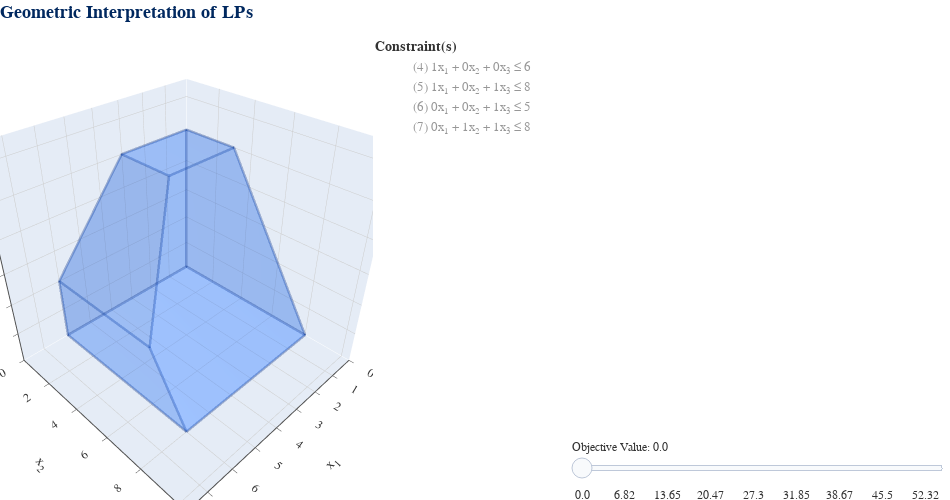

Notebook source saved alongside this figure:
### Markdown cell above
Now, let's look at a 3 dimensional LP!

### Code cell
lp = ex.ALL_INTEGER_3D_LP # get LP example
lp_visual(lp).show() # visualize it

### Figure 1 — Plotly figure (JSON) as saved in the notebook; plotly's stock layout.template omitted (floating-point values rounded to 4 significant figures)
{"data": [{"hoverinfo": "skip", "marker": {"color": "white", "opacity": 1e-07, "size": 0}, "mode": "markers", "showlegend": false, "type": "scatter3d", "x": [7.8], "y": [10.4], "z": [6.5]}, {"hoverinfo": "none", "line": {"color": "#173D90", "width": 5}, "mode": "lines", "opacity": 0.2, "showlegend": false, "surfaceaxis": 0, "surfacecolor": "#1469FE", "type": "scatter3d", "visible": true, "x": [6, 6, 6, 6, 6], "y": [8, 0, 0, 6, 8], "z": [0, 0, 2, 2, 0]}, {"hoverinfo": "none", "line": {"color": "#173D90", "width": 5}, "mode": "lines", "opacity": 0.2, "showlegend": false, "surfaceaxis": 2, "surfacecolor": "#1469FE", "type": "scatter3d", "visible": true, "x": [3, 6, 6, 3, 3], "y": [3, 6, 0, 0, 3], "z": [5, 2, 2, 5, 5]}, {"hoverinfo": "none", "line": {"color": "#173D90", "width": 5}, "mode": "lines", "opacity": 0.2, "showlegend": false, "surfaceaxis": 2, "surfacecolor": "#1469FE", "type": "scatter3d", "visible": true, "x": [3, 3, 0, 0, 3], "y": [3, 0, 0, 3, 3], "z": [5, 5, 5, 5, 5]}, {"hoverinfo": "none", "line": {"color": "#173D90", "width": 5}, "mode": "lines", "opacity": 0.2, "showlegend": false, "surfaceaxis": 2, "surfacecolor": "#1469FE", "type": "scatter3d", "visible": true, "x": [3, 6, 6, 0, 0, 3], "y": [3, 6, 8, 8, 3, 3], "z": [5, 2, 0, 0, 5, 5]}, {"hoverinfo": "none", "line": {"color": "#173D90", "width": 5}, "mode": "lines", "opacity": 0.2, "showlegend": false, "surfaceaxis": 0, "surfacecolor": "#1469FE", "type": "scatter3d", "visible": true, "x": [0, 0, 0, 0, 0], "y": [3, 8, 0, 0, 3], "z": [5, 0, 0, 5, 5]}, {"hoverinfo": "none", "line": {"color": "#173D90", "width": 5}, "mode": "lines", "opacity": 0.2, "showlegend": false, "surfaceaxis": 1, "surfacecolor": "#1469FE", "type": "scatter3d", "visible": true, "x": [0, 0, 6, 6, 3, 0], "y": [0, 0, 0, 0, 0, 0], "z": [5, 0, 0, 2, 5, 5]}, {"hoverinfo": "none", "line": {"color": "#173D90", "width": 5}, "mode": "lines", "opacity": 0.2, "showlegend": false, "surfaceaxis": 2, "surfacecolor": "#1469FE", "type": "scatter3d", "visible": true, "x": [6, 0, 0, 6, 6], "y": [8, 8, 0, 0, 8], "z": [0, 0, 0, 0, 0]}, {"hoverinfo": "none", "mode": "none", "name": "(4) 1x<sub>1</sub> + 0x<sub>2</sub> + 0x<sub>3</sub> ≤ 6", "opacity": 0.5, "showlegend": true, "surfaceaxis": 0, "surfacecolor": "gray", "type": "scatter3d", "visible": "legendonly", "x": [6, 6, 6, 6, 6], "y": [0, 0, 10.4, 10.4, 0], "z": [0, 6.5, 6.5, 0, 0]}, {"hoverinfo": "none", "mode": "none", "name": "(5) 1x<sub>1</sub> + 0x<sub>2</sub> + 1x<sub>3</sub> ≤ 8", "opacity": 0.5, "showlegend": true, "surfaceaxis": 2, "surfacecolor": "gray", "type": "scatter3d", "visible": "legendonly", "x": [0, 0, 7.8, 7.8, 0], "y": [10.4, 0, 0, 10.4, 10.4], "z": [8, 8, 0.2, 0.2, 8]}, {"hoverinfo": "none", "mode": "none", "name": "(6) 0x<sub>1</sub> + 0x<sub>2</sub> + 1x<sub>3</sub> ≤ 5", "opacity": 0.5, "showlegend": true, "surfaceaxis": 2, "surfacecolor": "gray", "type": "scatter3d", "visible": "legendonly", "x": [0, 7.8, 7.8, 0, 0], "y": [0, 0, 10.4, 10.4, 0], "z": [5, 5, 5, 5, 5]}, {"hoverinfo": "none", "mode": "none", "name": "(7) 0x<sub>1</sub> + 1x<sub>2</sub> + 1x<sub>3</sub> ≤ 8", "opacity": 0.5, "showlegend": true, "surfaceaxis": 2, "surfacecolor": "gray", "type": "scatter3d", "visible": "legendonly", "x": [0, 7.8, 7.8, 0, 0], "y": [10.4, 10.4, 0, 0, 10.4], "z": [-2.4, -2.4, 8, 8, -2.4]}, {"hoverinfo": "text", "hoverlabel": {"bgcolor": "#FAFAFA", "bordercolor": "#323232", "font": {"color": "#323232", "family": "Arial"}}, "marker": {"color": "gray", "opacity": 1e-07, "size": 20}, "mode": "markers", "showlegend": false, "text": ["<b>BFS</b>: (0, 0, 0, 6, 8, 5, 8)<br><b>B</b>: (1, 2, 4, 5, 6, 7)<br><b>Obj</b>: -0", "<b>BFS</b>: (0, 0, 5, 6, 3, 0, 3)<br><b>B</b>: (2, 3, 4, 5, 7)<br><b>Obj</b>: 20", "<b>BFS</b>: (0, 3, 5, 6, 3, 0, 0)<br><b>B</b>: (2, 3, 4, 5)<br><b>Obj</b>: 26", "<b>BFS</b>: (0, 8, 0, 6, 8, 5, 0)<br><b>B</b>: (1, 2, 3, 4, 5, 6)<br><b>Obj</b>: 16", "<b>BFS</b>: (3, 0, 5, 3, 0, 0, 3)<br><b>B</b>: (1, 3, 4, 7)<br><b>Obj</b>: 23", "<b>BFS</b>: (3, 3, 5, 3, 0, 0, 0)<br><b>B</b>: (1, 2, 3, 4)<br><b>Obj</b>: 29", "<b>BFS</b>: (6, 0, 2, 0, 0, 3, 6)<br><b>B</b>: (1, 2, 3, 6, 7)<br><b>Obj</b>: 14", "<b>BFS</b>: (6, 0, 0, 0, 2, 5, 8)<br><b>B</b>: (1, 5, 6, 7)<br><b>Obj</b>: 6", "<b>BFS</b>: (6, 6, 2, 0, 0, 3, 0)<br><b>B</b>: (1, 2, 3, 6)<br><b>Obj</b>: 26", "<b>BFS</b>: (6, 8, 0, 0, 2, 5, 0)<br><b>B</b>: (1, 2, 3, 5, 6)<br><b>Obj</b>: 22"], "type": "scatter3d", "x": [4.441e-16, 0, 0, 8.882e-16, 3, 3, 6, 6, 6, 6], "y": [4.441e-16, 4.441e-16, 3, 8.0, 0, 3, 4.441e-16, 0, 6, 8], "z": [0, 5, 5, 8.882e-16, 5, 5, 2, 0, 2, 4.441e-16]}, {"hoverinfo": "none", "mode": "none", "opacity": 0.3, "showlegend": false, "surfaceaxis": 2, "surfacecolor": "gray", "type": "scatter3d", "visible": false, "x": [0, 7.8, 7.8, 0, 0], "y": [10.4, 10.4, 0, 0, 10.4], "z": [-5.2, -7.15, -1.95, 0, -5.2]}, {"hoverinfo": "none", "line": {"color": "red", "width": 5}, "marker": {"color": "red", "opacity": 1, "size": 5}, "mode": "lines+markers", "opacity": 1, "showlegend": false, "surfaceaxis": 2, "surfacecolor": "red", "type": "scatter3d", "visible": false, "x": [0, 0, 0, 0], "y": [0, 0, 0, 0], "z": [0, 0, 0, 0]}, {"hoverinfo": "none", "mode": "none", "opacity": 0.3, "showlegend": false, "surfaceaxis": 2, "surfacecolor": "gray", "type": "scatter3d", "visible": false, "x": [0, 0, 7.8, 7.8, 0], "y": [0, 10.4, 10.4, 0, 0], "z": [0.57, -4.63, -6.58, -1.38, 0.57]}, {"hoverinfo": "none", "line": {"color": "red", "width": 5}, "marker": {"color": "red", "opacity": 1, "size": 5}, "mode": "lines+markers", "opacity": 1, "showlegend": false, "surfaceaxis": 2, "surfacecolor": "red", "type": "scatter3d", "visible": false, "x": [2.28, 0, 0, 2.28], "y": [2.776e-17, 2.776e-17, 1.14, 2.776e-17], "z": [0, 0.57, 2.776e-17, 0]}, {"hoverinfo": "none", "mode": "none", "opacity": 0.3, "showlegend": false, "surfaceaxis": 2, "surfacecolor": "gray", "type": "scatter3d", "visible": false, "x": [7.8, 0, 0, 7.8, 7.8], "y": [0, 0, 10.4, 10.4, 0], "z": [-0.8125, 1.137, -4.062, -6.013, -0.8125]}, {"hoverinfo": "none", "line": {"color": "red", "width": 5}, "marker": {"color": "red", "opacity": 1, "size": 5}, "mode": "lines+markers", "opacity": 1, "showlegend": false, "surfaceaxis": 2, "surfacecolor": "red", "type": "scatter3d", "visible": false, "x": [4.55, 0, 2.776e-17, 4.55], "y": [2.776e-17, 2.776e-17, 2.275, 2.776e-17], "z": [0, 1.137, 0, 0]}, {"hoverinfo": "none", "mode": "none", "opacity": 0.3, "showlegend": false, "surfaceaxis": 2, "surfacecolor": "gray", "type": "scatter3d", "visible": false, "x": [7.8, 0, 0, 7.8, 7.8], "y": [10.4, 10.4, 0, 0, 10.4], "z": [-5.445, -3.495, 1.705, -0.245, -5.445]}, {"hoverinfo": "none", "line": {"color": "red", "width": 5}, "marker": {"color": "red", "opacity": 1, "size": 5}, "mode": "lines+markers", "opacity": 1, "showlegend": false, "surfaceaxis": 2, "surfacecolor": "red", "type": "scatter3d", "visible": false, "x": [6, 2.776e-17, 0, 6, 6], "y": [0.41, 3.41, 0, 0, 0.41], "z": [2.776e-17, 2.776e-17, 1.705, 0.205, 2.776e-17]}, {"hoverinfo": "none", "mode": "none", "opacity": 0.3, "showlegend": false, "surfaceaxis": 2, "surfacecolor": "gray", "type": "scatter3d", "visible": false, "x": [7.8, 0, 0, 7.8, 7.8], "y": [10.4, 10.4, 0, 0, 10.4], "z": [-4.875, -2.925, 2.275, 0.325, -4.875]}, {"hoverinfo": "none", "line": {"color": "red", "width": 5}, "marker": {"color": "red", "opacity": 1, "size": 5}, "mode": "lines+markers", "opacity": 1, "showlegend": false, "surfaceaxis": 2, "surfacecolor": "red", "type": "scatter3d", "visible": false, "x": [6, 6, -8.327e-17, -5.551e-17, 6], "y": [1.55, 0, 0, 4.55, 1.55], "z": [0, 0.775, 2.275, 0, 0]}, {"hoverinfo": "none", "mode": "none", "opacity": 0.3, "showlegend": false, "surfaceaxis": 2, "surfacecolor": "gray", "type": "scatter3d", "visible": false, "x": [7.8, 0, 0, 7.8, 7.8], "y": [10.4, 10.4, 0, 0, 10.4], "z": [-4.305, -2.355, 2.845, 0.895, -4.305]}, {"hoverinfo": "none", "line": {"color": "red", "width": 5}, "marker": {"color": "red", "opacity": 1, "size": 5}, "mode": "lines+markers", "opacity": 1, "showlegend": false, "surfaceaxis": 2, "surfacecolor": "red", "type": "scatter3d", "visible": false, "x": [6, 6, -2.776e-17, -5.551e-17, 6], "y": [2.69, 0, -2.776e-17, 5.69, 2.69], "z": [2.776e-17, 1.345, 2.845, -2.776e-17, 2.776e-17]}, {"hoverinfo": "none", "mode": "none", "opacity": 0.3, "showlegend": false, "surfaceaxis": 2, "surfacecolor": "gray", "type": "scatter3d", "visible": false, "x": [7.8, 7.8, 0, 0, 7.8], "y": [10.4, 0, 0, 10.4, 10.4], "z": [-3.738, 1.462, 3.413, -1.788, -3.738]}, {"hoverinfo": "none", "line": {"color": "red", "width": 5}, "marker": {"color": "red", "opacity": 1, "size": 5}, "mode": "lines+markers", "opacity": 1, "showlegend": false, "surfaceaxis": 2, "surfacecolor": "red", "type": "scatter3d", "visible": false, "x": [6, 6, 0, 0, 6], "y": [3.825, 0, 5.551e-17, 6.825, 3.825], "z": [-2.776e-17, 1.913, 3.413, 2.776e-17, -2.776e-17]}, {"hoverinfo": "none", "mode": "none", "opacity": 0.3, "showlegend": false, "surfaceaxis": 2, "surfacecolor": "gray", "type": "scatter3d", "visible": false, "x": [7.8, 0, 0, 7.8, 7.8], "y": [10.4, 10.4, 0, 0, 10.4], "z": [-3.17, -1.22, 3.98, 2.03, -3.17]}, {"hoverinfo": "none", "line": {"color": "red", "width": 5}, "marker": {"color": "red", "opacity": 1, "size": 5}, "mode": "lines+markers", "opacity": 1, "showlegend": false, "surfaceaxis": 2, "surfacecolor": "red", "type": "scatter3d", "visible": false, "x": [5.36, -2.776e-17, -5.551e-17, 6, 6, 5.36], "y": [2.776e-17, -2.776e-17, 7.96, 4.96, 0.96, 2.776e-17], "z": [2.64, 3.98, 0, 5.551e-17, 2, 2.64]}, {"hoverinfo": "none", "mode": "none", "opacity": 0.3, "showlegend": false, "surfaceaxis": 2, "surfacecolor": "gray", "type": "scatter3d", "visible": false, "x": [0, 7.8, 7.8, 0, 0], "y": [10.4, 10.4, 0, 0, 10.4], "z": [-0.65, -2.6, 2.6, 4.55, -0.65]}, {"hoverinfo": "none", "line": {"color": "red", "width": 5}, "marker": {"color": "red", "opacity": 1, "size": 5}, "mode": "lines+markers", "opacity": 1, "showlegend": false, "surfaceaxis": 2, "surfacecolor": "red", "type": "scatter3d", "visible": false, "x": [2.2, 6.0, 6, 4.6, -2.776e-17, 2.776e-17, 2.2], "y": [8, 6.1, 2.1, 0, 2.776e-17, 6.9, 8], "z": [-5.551e-17, 0, 2, 3.4, 4.55, 1.1, -5.551e-17]}, {"hoverinfo": "none", "mode": "none", "opacity": 0.3, "showlegend": false, "surfaceaxis": 2, "surfacecolor": "gray", "type": "scatter3d", "visible": false, "x": [0, 0, 7.8, 7.8, 0], "y": [0, 10.4, 10.4, 0, 0], "z": [5.117, -0.0825, -2.033, 3.167, 5.117]}, {"hoverinfo": "none", "line": {"color": "red", "width": 5}, "marker": {"color": "red", "opacity": 1, "size": 5}, "mode": "lines+markers", "opacity": 1, "showlegend": false, "surfaceaxis": 2, "surfacecolor": "red", "type": "scatter3d", "visible": false, "x": [4.47, 6, 6, 3.843, 0.47, 0, 0, 4.47], "y": [8, 7.235, 3.235, 2.776e-17, 2.776e-17, 0.235, 5.765, 8], "z": [-5.551e-17, -2.776e-17, 2, 4.157, 5, 5, 2.235, -5.551e-17]}, {"hoverinfo": "none", "mode": "none", "opacity": 0.3, "showlegend": false, "surfaceaxis": 2, "surfacecolor": "gray", "type": "scatter3d", "visible": false, "x": [0, 0, 7.8, 7.8, 0], "y": [0, 10.4, 10.4, 0, 0], "z": [5.688, 0.4875, -1.463, 3.737, 5.688]}, {"hoverinfo": "none", "line": {"color": "red", "width": 5}, "marker": {"color": "red", "opacity": 1, "size": 5}, "mode": "lines+markers", "opacity": 1, "showlegend": false, "surfaceaxis": 2, "surfacecolor": "red", "type": "scatter3d", "visible": false, "x": [6.0, -2.776e-17, -5.551e-17, 2.75, 3.083, 6, 6.0], "y": [7.625, 4.625, 1.375, 2.776e-17, 5.551e-17, 4.375, 7.625], "z": [0.375, 3.375, 5, 5, 4.917, 2, 0.375]}, {"hoverinfo": "none", "mode": "none", "opacity": 0.3, "showlegend": false, "surfaceaxis": 2, "surfacecolor": "gray", "type": "scatter3d", "visible": false, "x": [7.8, 0, 0, 7.8, 7.8], "y": [0, 0, 10.4, 10.4, 0], "z": [4.305, 6.255, 1.055, -0.895, 4.305]}, {"hoverinfo": "none", "line": {"color": "red", "width": 5}, "marker": {"color": "red", "opacity": 1, "size": 5}, "mode": "lines+markers", "opacity": 1, "showlegend": false, "surfaceaxis": 2, "surfacecolor": "red", "type": "scatter3d", "visible": false, "x": [6, 2.776e-17, 2.776e-17, 3, 6, 6], "y": [6.49, 3.49, 2.51, 1.01, 5.51, 6.49], "z": [1.51, 4.51, 5, 5, 2.0, 1.51]}, {"hoverinfo": "none", "mode": "none", "opacity": 0.3, "showlegend": false, "surfaceaxis": 2, "surfacecolor": "gray", "type": "scatter3d", "visible": false, "x": [7.8, 0, 0, 7.8, 7.8], "y": [0, 0, 10.4, 10.4, 0], "z": [4.875, 6.825, 1.625, -0.325, 4.875]}, {"hoverinfo": "none", "line": {"color": "red", "width": 5}, "marker": {"color": "red", "opacity": 1, "size": 5}, "mode": "lines+markers", "opacity": 1, "showlegend": false, "surfaceaxis": 2, "surfacecolor": "red", "type": "scatter3d", "visible": false, "x": [4.7, 3, 1.3, 4.7], "y": [4.7, 2.15, 3.0, 4.7], "z": [3.3, 5.0, 5, 3.3]}, {"hoverinfo": "none", "mode": "none", "opacity": 0.3, "showlegend": false, "surfaceaxis": 2, "surfacecolor": "gray", "type": "scatter3d", "visible": false, "x": [7.8, 0, 0, 7.8, 7.8], "y": [0, 0, 10.4, 10.4, 0], "z": [5.3, 7.25, 2.05, 0.1, 5.3]}, {"hoverinfo": "none", "line": {"color": "red", "width": 5}, "marker": {"color": "red", "opacity": 1, "size": 5}, "mode": "lines+markers", "opacity": 1, "showlegend": false, "surfaceaxis": 2, "surfacecolor": "red", "type": "scatter3d", "visible": false, "x": [3.0, 3.0, 3.0, 3.0], "y": [3.0, 3.0, 3.0, 3.0], "z": [5.0, 5.0, 5.0, 5.0]}, {"hoverinfo": "none", "mode": "none", "opacity": 0.3, "showlegend": false, "surfaceaxis": 2, "surfacecolor": "gray", "type": "scatter3d", "visible": false, "x": [7.8, 0, 0, 7.8, 7.8], "y": [0, 0, 10.4, 10.4, 0], "z": [5.445, 7.395, 2.195, 0.245, 5.445]}, {"hoverinfo": "skip", "marker": {"color": "white", "opacity": 1e-07, "size": 0}, "mode": "markers", "showlegend": false, "type": "scatter3d", "x": [0], "y": [0], "z": [0]}, {"hoverinfo": "none", "mode": "none", "opacity": 0.3, "showlegend": false, "surfaceaxis": 2, "surfacecolor": "gray", "type": "scatter3d", "visible": false, "x": [7.8, 0, 0, 7.8, 7.8], "y": [0, 0, 10.4, 10.4, 0], "z": [6.013, 7.963, 2.763, 0.8125, 6.013]}, {"hoverinfo": "skip", "marker": {"color": "white", "opacity": 1e-07, "size": 0}, "mode": "markers", "showlegend": false, "type": "scatter3d", "x": [0], "y": [0], "z": [0]}, {"hoverinfo": "none", "mode": "none", "opacity": 0.3, "showlegend": false, "surfaceaxis": 2, "surfacecolor": "gray", "type": "scatter3d", "visible": false, "x": [0, 0, 7.8, 7.8, 0], "y": [10.4, 0, 0, 10.4, 10.4], "z": [3.33, 8.53, 6.58, 1.38, 3.33]}, {"hoverinfo": "skip", "marker": {"color": "white", "opacity": 1e-07, "size": 0}, "mode": "markers", "showlegend": false, "type": "scatter3d", "x": [0], "y": [0], "z": [0]}, {"hoverinfo": "none", "mode": "none", "opacity": 0.3, "showlegend": false, "surfaceaxis": 2, "surfacecolor": "gray", "type": "scatter3d", "visible": false, "x": [0, 7.8, 7.8, 0, 0], "y": [10.4, 10.4, 0, 0, 10.4], "z": [3.9, 1.95, 7.15, 9.1, 3.9]}, {"hoverinfo": "skip", "marker": {"color": "white", "opacity": 1e-07, "size": 0}, "mode": "markers", "showlegend": false, "type": "scatter3d", "x": [0], "y": [0], "z": [0]}, {"hoverinfo": "none", "mode": "none", "opacity": 0.3, "showlegend": false, "surfaceaxis": 2, "surfacecolor": "gray", "type": "scatter3d", "visible": false, "x": [0, 0, 7.8, 7.8, 0], "y": [0, 10.4, 10.4, 0, 0], "z": [9.668, 4.468, 2.518, 7.718, 9.668]}, {"hoverinfo": "skip", "marker": {"color": "white", "opacity": 1e-07, "size": 0}, "mode": "markers", "showlegend": false, "type": "scatter3d", "x": [0], "y": [0], "z": [0]}, {"hoverinfo": "none", "mode": "none", "opacity": 0.3, "showlegend": false, "surfaceaxis": 2, "surfacecolor": "gray", "type": "scatter3d", "visible": false, "x": [7.8, 7.8, 0, 0, 7.8], "y": [10.4, 0, 0, 10.4, 10.4], "z": [3.088, 8.288, 10.24, 5.038, 3.088]}, {"hoverinfo": "skip", "marker": {"color": "white", "opacity": 1e-07, "size": 0}, "mode": "markers", "showlegend": false, "type": "scatter3d", "x": [0], "y": [0], "z": [0]}, {"hoverinfo": "none", "mode": "none", "opacity": 0.3, "showlegend": false, "surfaceaxis": 2, "surfacecolor": "gray", "type": "scatter3d", "visible": false, "x": [7.8, 7.8, 0, 0, 7.8], "y": [10.4, 0, 0, 10.4, 10.4], "z": [3.655, 8.855, 10.8, 5.605, 3.655]}, {"hoverinfo": "skip", "marker": {"color": "white", "opacity": 1e-07, "size": 0}, "mode": "markers", "showlegend": false, "type": "scatter3d", "x": [0], "y": [0], "z": [0]}, {"hoverinfo": "none", "mode": "none", "opacity": 0.3, "showlegend": false, "surfaceaxis": 2, "surfacecolor": "gray", "type": "scatter3d", "visible": false, "x": [7.8, 0, 0, 7.8, 7.8], "y": [10.4, 10.4, 0, 0, 10.4], "z": [4.225, 6.175, 11.38, 9.425, 4.225]}, {"hoverinfo": "skip", "marker": {"color": "white", "opacity": 1e-07, "size": 0}, "mode": "markers", "showlegend": false, "type": "scatter3d", "x": [0], "y": [0], "z": [0]}, {"hoverinfo": "none", "mode": "none", "opacity": 0.3, "showlegend": false, "surfaceaxis": 2, "surfacecolor": "gray", "type": "scatter3d", "visible": false, "x": [7.8, 0, 0, 7.8, 7.8], "y": [10.4, 10.4, 0, 0, 10.4], "z": [4.795, 6.745, 11.95, 9.995, 4.795]}, {"hoverinfo": "skip", "marker": {"color": "white", "opacity": 1e-07, "size": 0}, "mode": "markers", "showlegend": false, "type": "scatter3d", "x": [0], "y": [0], "z": [0]}, {"hoverinfo": "none", "mode": "none", "opacity": 0.3, "showlegend": false, "surfaceaxis": 2, "surfacecolor": "gray", "type": "scatter3d", "visible": false, "x": [7.8, 7.8, 0, 0, 7.8], "y": [0, 10.4, 10.4, 0, 0], "z": [10.56, 5.362, 7.312, 12.51, 10.56]}, {"hoverinfo": "skip", "marker": {"color": "white", "opacity": 1e-07, "size": 0}, "mode": "markers", "showlegend": false, "type": "scatter3d", "x": [0], "y": [0], "z": [0]}, {"hoverinfo": "none", "mode": "none", "opacity": 0.3, "showlegend": false, "surfaceaxis": 2, "surfacecolor": "gray", "type": "scatter3d", "visible": false, "x": [0, 7.8, 7.8, 0, 0], "y": [0, 0, 10.4, 10.4, 0], "z": [13.08, 11.13, 5.93, 7.88, 13.08]}, {"hoverinfo": "skip", "marker": {"color": "white", "opacity": 1e-07, "size": 0}, "mode": "markers", "showlegend": false, "type": "scatter3d", "x": [0], "y": [0], "z": [0]}, {"hoverinfo": "none", "mode": "none", "opacity": 0.3, "showlegend": false, "surfaceaxis": 2, "surfacecolor": "gray", "type": "scatter3d", "visible": false, "x": [0, 0, 7.8, 7.8, 0], "y": [0, 10.4, 10.4, 0, 0], "z": [13.65, 8.45, 6.5, 11.7, 13.65]}, {"hoverinfo": "skip", "marker": {"color": "white", "opacity": 1e-07, "size": 0}, "mode": "markers", "showlegend": false, "type": "scatter3d", "x": [0], "y": [0], "z": [0]}], "layout": {"font": {"color": "#323232", "family": "Arial"}, "height": 500, "legend": {"font": {"size": 13}, "title": {"font": {"size": 14}, "text": "<b>Constraint(s)</b>"}, "x": 0.3947, "xanchor": "left", "y": 1, "yanchor": "top"}, "margin": {"b": 0, "l": 0, "r": 0, "t": 33}, "paper_bgcolor": "white", "plot_bgcolor": "#FAFAFA", "scene": {"aspectmode": "cube", "domain": {"x": [0, 0.3947], "y": [0, 1]}, "xaxis": {"gridcolor": "#CCCCCC", "gridwidth": 1, "linecolor": "#4D4D4D", "linewidth": 2, "range": [0, 7.8], "rangemode": "tozero", "showspikes": false, "tickcolor": "#4D4D4D", "ticks": "outside", "title": {"text": "x<sub>1</sub>"}}, "yaxis": {"gridcolor": "#CCCCCC", "gridwidth": 1, "linecolor": "#4D4D4D", "linewidth": 2, "range": [0, 10.4], "rangemode": "tozero", "showspikes": false, "tickcolor": "#4D4D4D", "ticks": "outside", "title": {"text": "x<sub>2</sub>"}}, "zaxis": {"gridcolor": "#CCCCCC", "gridwidth": 1, "linecolor": "#4D4D4D", "linewidth": 2, "range": [0, 6.5], "rangemode": "tozero", "showspikes": false, "tickcolor": "#4D4D4D", "ticks": "outside", "title": {"text": "x<sub>3</sub>"}}}, "sliders": [{"active": 0, "currentvalue": {"prefix": "Objective Value: "}, "len": 0.4, "lenmode": "fraction", "pad": {"b": 0, "l": 0, "r": 0, "t": 50}, "steps": [{"args": [{"visible": [null, true, true, true, true, true, true, true, "legendonly", "legendonly", "legendonly", "legendonly", null, true, true, false, false, false, false, false, false, false, false, false, false, false, false, false, false, false, false, false, false, false, false, false, false, false, false, false, false, false, false, false, false, false, false, false, false, false, false, false, false, false, false, false, false, false, false, false, false, false, false, false, false]}], "label": "0.0", "method": "update"}, {"args": [{"visible": [null, true, true, true, true, true, true, true, "legendonly", "legendonly", "legendonly", "legendonly", null, false, false, true, true, false, false, false, false, false, false, false, false, false, false, false, false, false, false, false, false, false, false, false, false, false, false, false, false, false, false, false, false, false, false, false, false, false, false, false, false, false, false, false, false, false, false, false, false, false, false, false, false]}], "label": "2.28", "method": "update"}, {"args": [{"visible": [null, true, true, true, true, true, true, true, "legendonly", "legendonly", "legendonly", "legendonly", null, false, false, false, false, true, true, false, false, false, false, false, false, false, false, false, false, false, false, false, false, false, false, false, false, false, false, false, false, false, false, false, false, false, false, false, false, false, false, false, false, false, false, false, false, false, false, false, false, false, false, false, false]}], "label": "4.55", "method": "update"}, {"args": [{"visible": [null, true, true, true, true, true, true, true, "legendonly", "legendonly", "legendonly", "legendonly", null, false, false, false, false, false, false, true, true, false, false, false, false, false, false, false, false, false, false, false, false, false, false, false, false, false, false, false, false, false, false, false, false, false, false, false, false, false, false, false, false, false, false, false, false, false, false, false, false, false, false, false, false]}], "label": "6.82", "method": "update"}, {"args": [{"visible": [null, true, true, true, true, true, true, true, "legendonly", "legendonly", "legendonly", "legendonly", null, false, false, false, false, false, false, false, false, true, true, false, false, false, false, false, false, false, false, false, false, false, false, false, false, false, false, false, false, false, false, false, false, false, false, false, false, false, false, false, false, false, false, false, false, false, false, false, false, false, false, false, false]}], "label": "9.1", "method": "update"}, {"args": [{"visible": [null, true, true, true, true, true, true, true, "legendonly", "legendonly", "legendonly", "legendonly", null, false, false, false, false, false, false, false, false, false, false, true, true, false, false, false, false, false, false, false, false, false, false, false, false, false, false, false, false, false, false, false, false, false, false, false, false, false, false, false, false, false, false, false, false, false, false, false, false, false, false, false, false]}], "label": "11.38", "method": "update"}, {"args": [{"visible": [null, true, true, true, true, true, true, true, "legendonly", "legendonly", "legendonly", "legendonly", null, false, false, false, false, false, false, false, false, false, false, false, false, true, true, false, false, false, false, false, false, false, false, false, false, false, false, false, false, false, false, false, false, false, false, false, false, false, false, false, false, false, false, false, false, false, false, false, false, false, false, false, false]}], "label": "13.65", "method": "update"}, {"args": [{"visible": [null, true, true, true, true, true, true, true, "legendonly", "legendonly", "legendonly", "legendonly", null, false, false, false, false, false, false, false, false, false, false, false, false, false, false, true, true, false, false, false, false, false, false, false, false, false, false, false, false, false, false, false, false, false, false, false, false, false, false, false, false, false, false, false, false, false, false, false, false, false, false, false, false]}], "label": "15.92", "method": "update"}, {"args": [{"visible": [null, true, true, true, true, true, true, true, "legendonly", "legendonly", "legendonly", "legendonly", null, false, false, false, false, false, false, false, false, false, false, false, false, false, false, false, false, true, true, false, false, false, false, false, false, false, false, false, false, false, false, false, false, false, false, false, false, false, false, false, false, false, false, false, false, false, false, false, false, false, false, false, false]}], "label": "18.2", "method": "update"}, {"args": [{"visible": [null, true, true, true, true, true, true, true, "legendonly", "legendonly", "legendonly", "legendonly", null, false, false, false, false, false, false, false, false, false, false, false, false, false, false, false, false, false, false, true, true, false, false, false, false, false, false, false, false, false, false, false, false, false, false, false, false, false, false, false, false, false, false, false, false, false, false, false, false, false, false, false, false]}], "label": "20.47", "method": "update"}, {"args": [{"visible": [null, true, true, true, true, true, true, true, "legendonly", "legendonly", "legendonly", "legendonly", null, false, false, false, false, false, false, false, false, false, false, false, false, false, false, false, false, false, false, false, false, true, true, false, false, false, false, false, false, false, false, false, false, false, false, false, false, false, false, false, false, false, false, false, false, false, false, false, false, false, false, false, false]}], "label": "22.75", "method": "update"}, {"args": [{"visible": [null, true, true, true, true, true, true, true, "legendonly", "legendonly", "legendonly", "legendonly", null, false, false, false, false, false, false, false, false, false, false, false, false, false, false, false, false, false, false, false, false, false, false, true, true, false, false, false, false, false, false, false, false, false, false, false, false, false, false, false, false, false, false, false, false, false, false, false, false, false, false, false, false]}], "label": "25.02", "method": "update"}, {"args": [{"visible": [null, true, true, true, true, true, true, true, "legendonly", "legendonly", "legendonly", "legendonly", null, false, false, false, false, false, false, false, false, false, false, false, false, false, false, false, false, false, false, false, false, false, false, false, false, true, true, false, false, false, false, false, false, false, false, false, false, false, false, false, false, false, false, false, false, false, false, false, false, false, false, false, false]}], "label": "27.3", "method": "update"}, {"args": [{"visible": [null, true, true, true, true, true, true, true, "legendonly", "legendonly", "legendonly", "legendonly", null, false, false, false, false, false, false, false, false, false, false, false, false, false, false, false, false, false, false, false, false, false, false, false, false, false, false, true, true, false, false, false, false, false, false, false, false, false, false, false, false, false, false, false, false, false, false, false, false, false, false, false, false]}], "label": "29.0", "method": "update"}, {"args": [{"visible": [null, true, true, true, true, true, true, true, "legendonly", "legendonly", "legendonly", "legendonly", null, false, false, false, false, false, false, false, false, false, false, false, false, false, false, false, false, false, false, false, false, false, false, false, false, false, false, false, false, true, true, false, false, false, false, false, false, false, false, false, false, false, false, false, false, false, false, false, false, false, false, false, false]}], "label": "29.58", "method": "update"}, {"args": [{"visible": [null, true, true, true, true, true, true, true, "legendonly", "legendonly", "legendonly", "legendonly", null, false, false, false, false, false, false, false, false, false, false, false, false, false, false, false, false, false, false, false, false, false, false, false, false, false, false, false, false, false, false, true, true, false, false, false, false, false, false, false, false, false, false, false, false, false, false, false, false, false, false, false, false]}], "label": "31.85", "method": "update"}, {"args": [{"visible": [null, true, true, true, true, true, true, true, "legendonly", "legendonly", "legendonly", "legendonly", null, false, false, false, false, false, false, false, false, false, false, false, false, false, false, false, false, false, false, false, false, false, false, false, false, false, false, false, false, false, false, false, false, true, true, false, false, false, false, false, false, false, false, false, false, false, false, false, false, false, false, false, false]}], "label": "34.12", "method": "update"}, {"args": [{"visible": [null, true, true, true, true, true, true, true, "legendonly", "legendonly", "legendonly", "legendonly", null, false, false, false, false, false, false, false, false, false, false, false, false, false, false, false, false, false, false, false, false, false, false, false, false, false, false, false, false, false, false, false, false, false, false, true, true, false, false, false, false, false, false, false, false, false, false, false, false, false, false, false, false]}], "label": "36.4", "method": "update"}, {"args": [{"visible": [null, true, true, true, true, true, true, true, "legendonly", "legendonly", "legendonly", "legendonly", null, false, false, false, false, false, false, false, false, false, false, false, false, false, false, false, false, false, false, false, false, false, false, false, false, false, false, false, false, false, false, false, false, false, false, false, false, true, true, false, false, false, false, false, false, false, false, false, false, false, false, false, false]}], "label": "38.67", "method": "update"}, {"args": [{"visible": [null, true, true, true, true, true, true, true, "legendonly", "legendonly", "legendonly", "legendonly", null, false, false, false, false, false, false, false, false, false, false, false, false, false, false, false, false, false, false, false, false, false, false, false, false, false, false, false, false, false, false, false, false, false, false, false, false, false, false, true, true, false, false, false, false, false, false, false, false, false, false, false, false]}], "label": "40.95", "method": "update"}, {"args": [{"visible": [null, true, true, true, true, true, true, true, "legendonly", "legendonly", "legendonly", "legendonly", null, false, false, false, false, false, false, false, false, false, false, false, false, false, false, false, false, false, false, false, false, false, false, false, false, false, false, false, false, false, false, false, false, false, false, false, false, false, false, false, false, true, true, false, false, false, false, false, false, false, false, false, false]}], "label": "43.22", "method": "update"}, {"args": [{"visible": [null, true, true, true, true, true, true, true, "legendonly", "legendonly", "legendonly", "legendonly", null, false, false, false, false, false, false, false, false, false, false, false, false, false, false, false, false, false, false, false, false, false, false, false, false, false, false, false, false, false, false, false, false, false, false, false, false, false, false, false, false, false, false, true, true, false, false, false, false, false, false, false, false]}], "label": "45.5", "method": "update"}, {"args": [{"visible": [null, true, true, true, true, true, true, true, "legendonly", "legendonly", "legendonly", "legendonly", null, false, false, false, false, false, false, false, false, false, false, false, false, false, false, false, false, false, false, false, false, false, false, false, false, false, false, false, false, false, false, false, false, false, false, false, false, false, false, false, false, false, false, false, false, true, true, false, false, false, false, false, false]}], "label": "47.78", "method": "update"}, {"args": [{"visible": [null, true, true, true, true, true, true, true, "legendonly", "legendonly", "legendonly", "legendonly", null, false, false, false, false, false, false, false, false, false, false, false, false, false, false, false, false, false, false, false, false, false, false, false, false, false, false, false, false, false, false, false, false, false, false, false, false, false, false, false, false, false, false, false, false, false, false, true, true, false, false, false, false]}], "label": "50.05", "method": "update"}, {"args": [{"visible": [null, true, true, true, true, true, true, true, "legendonly", "legendonly", "legendonly", "legendonly", null, false, false, false, false, false, false, false, false, false, false, false, false, false, false, false, false, false, false, false, false, false, false, false, false, false, false, false, false, false, false, false, false, false, false, false, false, false, false, false, false, false, false, false, false, false, false, false, false, true, true, false, false]}], "label": "52.32", "method": "update"}, {"args": [{"visible": [null, true, true, true, true, true, true, true, "legendonly", "legendonly", "legendonly", "legendonly", null, false, false, false, false, false, false, false, false, false, false, false, false, false, false, false, false, false, false, false, false, false, false, false, false, false, false, false, false, false, false, false, false, false, false, false, false, false, false, false, false, false, false, false, false, false, false, false, false, false, false, true, true]}], "label": "54.6", "method": "update"}], "tickcolor": "white", "ticklen": 0, "x": 0.6053, "xanchor": "left", "y": 0.01, "yanchor": "bottom"}], "title": {"font": {"color": "#00285F", "size": 18}, "text": "<b>Geometric Interpretation of LPs</b>", "x": 0, "xanchor": "left", "y": 0.99, "yanchor": "top"}, "width": 950, "xaxis": {"domain": [0, 0.3947], "gridcolor": "#CCCCCC", "gridwidth": 1, "linecolor": "#4D4D4D", "linewidth": 2, "rangemode": "tozero", "showspikes": false, "tickcolor": "#4D4D4D", "ticks": "outside", "title": {"text": "x<sub>1</sub>"}}, "yaxis": {"domain": [0, 1], "gridcolor": "#CCCCCC", "gridwidth": 1, "linecolor": "#4D4D4D", "linewidth": 2, "rangemode": "tozero", "showspikes": false, "tickcolor": "#4D4D4D", "ticks": "outside", "title": {"text": "x<sub>2</sub>"}}}}
